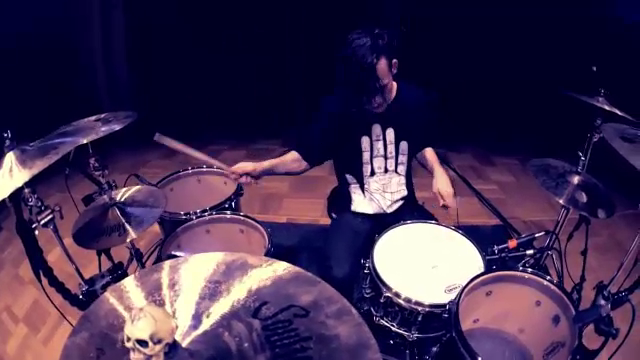
#> input picture frame 46 of Videos/drummer.mp4, 640 x 360 px, given in place of v.mp4, which was not available
$ jupyter execute '59 - Draw on each frame.ipynb'   (text cells are left out)
#> lines starting #> are read from the running program, lines starting #| are printed output that depends on the picture
[cell 1]
import cv2


def main():

    # reading the input
    cap = cv2.VideoCapture("/Users/alireza/Coding/OpenCV_Learning/OpenCV_Learnings/Videos/v.mp4")

    output = cv2.VideoWriter(
        "output.avi", cv2.VideoWriter_fourcc(*'MPEG'),
      30, (1080, 1920))

    while(True):
        ret, frame = cap.read()
#> frame is the input picture: shape (360, 640, 3); mean B, G, R 80.3, 46.1, 64
        if(ret):

            # adding filled rectangle on each frame
            cv2.rectangle(frame, (100, 150), (500, 600),
                          (0, 255, 0), -1)
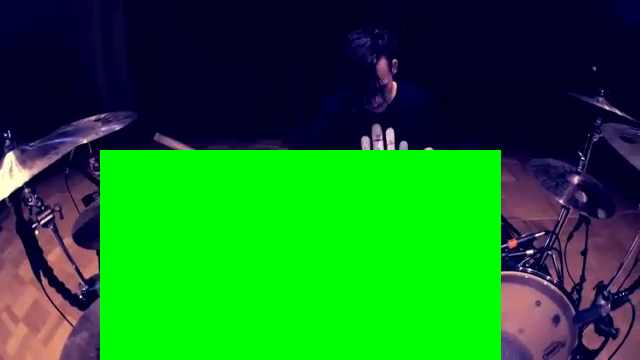
#> frame: shape (360, 640, 3); mean B, G, R 37.2, 107, 22

            # writing the new frame in output
            output.write(frame)
            cv2.imshow("output", frame)
            if cv2.waitKey(1) & 0xFF == ord('s'):
#> (key Esc is pressed here)
                break
        else:
            break

    cv2.destroyAllWindows()
    output.release()
    cap.release()


if __name__ == "__main__":
    main()


$ run again, starting later in the video
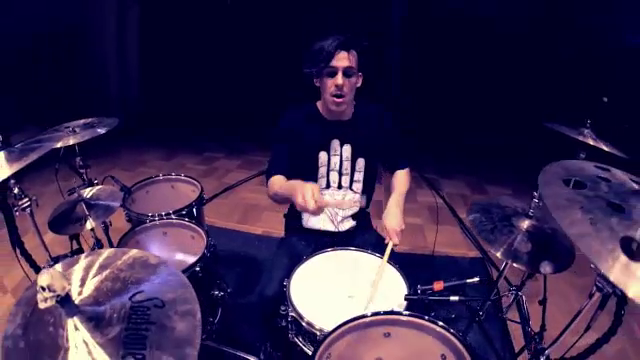
#> input picture frame 209 of Videos/drummer.mp4, 640 x 360 px, given in place of v.mp4, which was not available
#> in main, frame is the input picture: shape (360, 640, 3); mean B, G, R 75.8, 39.1, 54.3
#> in main, `cv2.rectangle(frame, (100, 150), (500, 600), (0, 255, 0), -1)`:
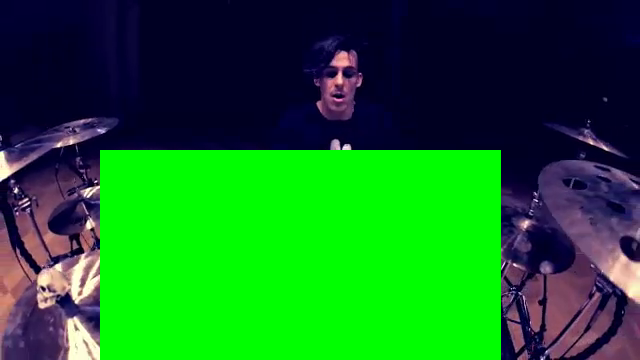
#> frame: shape (360, 640, 3); mean B, G, R 37.7, 107.5, 20.9

$ run again, starting later in the video
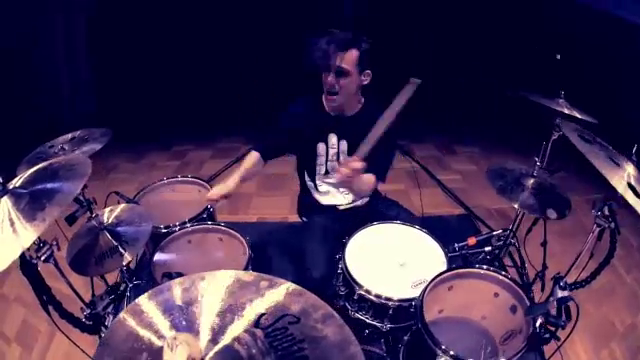
#> input picture frame 372 of Videos/drummer.mp4, 640 x 360 px, given in place of v.mp4, which was not available
#> in main, frame is the input picture: shape (360, 640, 3); mean B, G, R 80, 45.4, 64.5
#> in main, `cv2.rectangle(frame, (100, 150), (500, 600), (0, 255, 0), -1)`:
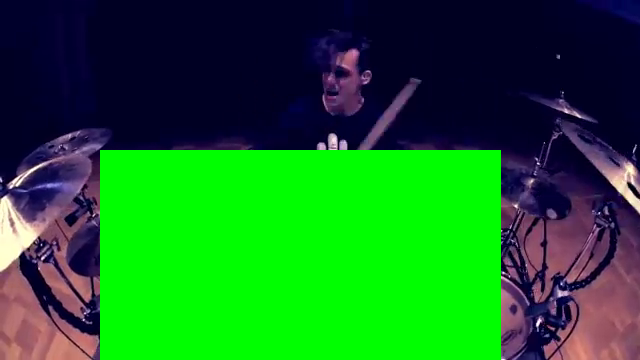
#> frame: shape (360, 640, 3); mean B, G, R 38.2, 108.6, 24.1
